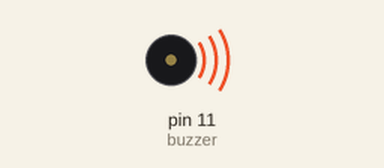
The sketch below on a simulated Arduino Uno, built with avr-gcc and run on an emulated ATmega328P. Shown: buzzer (waves = sounding).

Above: at 0.1 s.
Timing chart, 0 to 1.6 s (numbered marks = the images above):
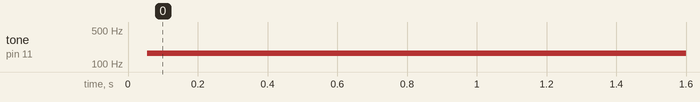

Measured:
- by itself, tone on pin 11 (buzzer): silent → 167 Hz at 0.06 s

The sketch:

buzzer.ino
```cpp
#include <MsTimer2.h>        //timer2
const int buzzer=11;         //define buzzer pin
//////////////////////time2_interrupt function////////////////////////
void buzzer_run(void){
  static boolean output = HIGH;
  digitalWrite(buzzer,output);
  output=!output;
}
//////////////////////////setup function//////////////////////////////
void setup() {
  /*buzzer pin*/
  pinMode(buzzer, OUTPUT);

  MsTimer2::set(3, buzzer_run);  //The time2_interruptfunction is executed once by 2000ms
  MsTimer2::start();             //Open the interrupt
}
//////////////////////////loop function//////////////////////////////
void loop() {
//Wait for interrupt program
}
```
